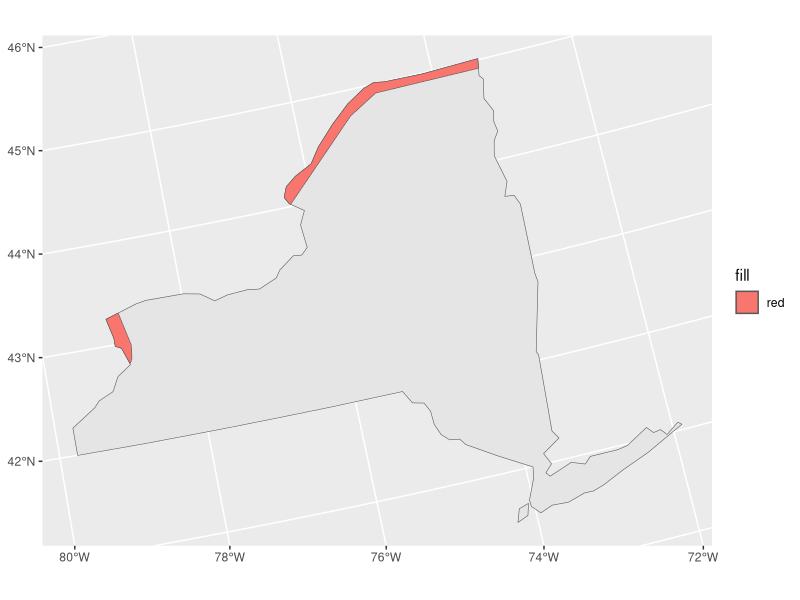

Write the R code that produced this figure.
library(spData)
library(sf)
library(tidyverse)
library(units)
# Data
data(world)
data(us_states)

# Transformation
st_crs(world)
albers="+proj=aea +lat_1=29.5 +lat_2=45.5 +lat_0=37.5 +lon_0=-96 
+x_0=0 +y_0=0 +ellps=GRS80 +datum=NAD83 +units=m +no_defs"
world_albers <- st_transform(world, albers)

#Filter Canada
Canada <- world_albers %>% 
  filter(name_long == "Canada")
# Buffer
Canada_Buffer <- st_buffer(Canada, dist = 10000)

#States Object
us_states_albers <- st_transform(us_states, albers)
NY <- us_states_albers %>%
  filter(NAME == "New York")

# Create Border Object
Border <- st_intersection(Canada_Buffer, NY)
# Plot
ggplot() + geom_sf(data = NY) + geom_sf(data = Border, aes(fill = 'red'))
